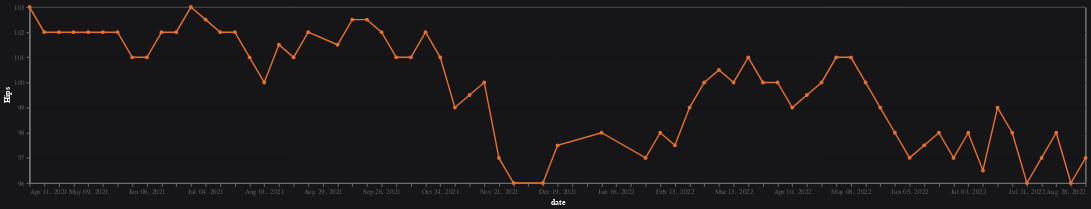

This figure's notebook cell:
### Code cell
# Hips
chart = single.make_chart(9)

chart

### Figure 1 — Vega-Lite specification as saved in the notebook (floating-point values rounded to 4 significant figures)
{"$schema": "https://vega.github.io/schema/vega-lite/v4.17.0.json", "config": {"axis": {"gridColor": "#131316", "labelColor": "#666666", "titleColor": "#ffffff"}, "background": "#161619", "view": {"continuousHeight": 300, "continuousWidth": 400}}, "data": {"name": "data-50839cea718c11a8570f898a363e1937"}, "datasets": {"data-50839cea718c11a8570f898a363e1937": [{"Hips": 103, "date": "2021-04-11T00:00:00"}, {"Hips": 102, "date": "2021-04-18T00:00:00"}, {"Hips": 102, "date": "2021-04-25T00:00:00"}, {"Hips": 102, "date": "2021-05-02T00:00:00"}, {"Hips": 102, "date": "2021-05-09T00:00:00"}, {"Hips": 102, "date": "2021-05-16T00:00:00"}, {"Hips": 102, "date": "2021-05-23T00:00:00"}, {"Hips": 101, "date": "2021-05-30T00:00:00"}, {"Hips": 101, "date": "2021-06-06T00:00:00"}, {"Hips": 102, "date": "2021-06-13T00:00:00"}, {"Hips": 102, "date": "2021-06-20T00:00:00"}, {"Hips": 103, "date": "2021-06-27T00:00:00"}, {"Hips": null, "date": "2021-07-04T00:00:00"}, {"Hips": 102, "date": "2021-07-11T00:00:00"}, {"Hips": 102, "date": "2021-07-18T00:00:00"}, {"Hips": 101, "date": "2021-07-25T00:00:00"}, {"Hips": 100, "date": "2021-08-01T00:00:00"}, {"Hips": 101.5, "date": "2021-08-08T00:00:00"}, {"Hips": 101, "date": "2021-08-15T00:00:00"}, {"Hips": 102, "date": "2021-08-22T00:00:00"}, {"Hips": 101.5, "date": "2021-09-05T00:00:00"}, {"Hips": 102.5, "date": "2021-09-12T00:00:00"}, {"Hips": 102.5, "date": "2021-09-19T00:00:00"}, {"Hips": 102, "date": "2021-09-26T00:00:00"}, {"Hips": 101, "date": "2021-10-03T00:00:00"}, {"Hips": 101, "date": "2021-10-10T00:00:00"}, {"Hips": 102, "date": "2021-10-17T00:00:00"}, {"Hips": 101, "date": "2021-10-24T00:00:00"}, {"Hips": 99, "date": "2021-10-31T00:00:00"}, {"Hips": 99.5, "date": "2021-11-07T00:00:00"}, {"Hips": 100, "date": "2021-11-14T00:00:00"}, {"Hips": 97, "date": "2021-11-21T00:00:00"}, {"Hips": 96, "date": "2021-11-28T00:00:00"}, {"Hips": 96, "date": "2021-12-12T00:00:00"}, {"Hips": 97.5, "date": "2021-12-19T00:00:00"}, {"Hips": 98, "date": "2022-01-09T00:00:00"}, {"Hips": 97, "date": "2022-01-30T00:00:00"}, {"Hips": 98, "date": "2022-02-06T00:00:00"}, {"Hips": 97.5, "date": "2022-02-13T00:00:00"}, {"Hips": 99, "date": "2022-02-20T00:00:00"}, {"Hips": 100, "date": "2022-02-27T00:00:00"}, {"Hips": 100.5, "date": "2022-03-06T00:00:00"}, {"Hips": 100, "date": "2022-03-13T00:00:00"}, {"Hips": 101, "date": "2022-03-20T00:00:00"}, {"Hips": 100, "date": "2022-03-27T00:00:00"}, {"Hips": 100, "date": "2022-04-03T00:00:00"}, {"Hips": 99, "date": "2022-04-10T00:00:00"}, {"Hips": null, "date": "2022-04-17T00:00:00"}, {"Hips": 100, "date": "2022-04-24T00:00:00"}, {"Hips": 101, "date": "2022-05-01T00:00:00"}, {"Hips": 101, "date": "2022-05-08T00:00:00"}, {"Hips": 100, "date": "2022-05-15T00:00:00"}, {"Hips": 99, "date": "2022-05-22T00:00:00"}, {"Hips": 98, "date": "2022-05-29T00:00:00"}, {"Hips": 97, "date": "2022-06-05T00:00:00"}, {"Hips": 97.5, "date": "2022-06-12T00:00:00"}, {"Hips": 98, "date": "2022-06-19T00:00:00"}, {"Hips": 97, "date": "2022-06-26T00:00:00"}, {"Hips": 98, "date": "2022-07-03T00:00:00"}, {"Hips": 96.5, "date": "2022-07-10T00:00:00"}, {"Hips": 99, "date": "2022-07-17T00:00:00"}, {"Hips": 98, "date": "2022-07-24T00:00:00"}, {"Hips": 96, "date": "2022-07-31T00:00:00"}, {"Hips": 97, "date": "2022-08-07T00:00:00"}, {"Hips": 98, "date": "2022-08-14T00:00:00"}, {"Hips": 96, "date": "2022-08-21T00:00:00"}, {"Hips": 97, "date": "2022-08-28T00:00:00"}]}, "encoding": {"color": {"value": "#e9702b"}, "x": {"axis": {"grid": false}, "field": "date", "sort": "-x", "timeUnit": "yearmonthdate", "title": "date", "type": "temporal"}, "y": {"field": "Hips", "impute": {"frame": [-1, 1], "method": "mean"}, "scale": {"zero": false}, "title": "Hips", "type": "quantitative"}}, "height": 250, "mark": {"point": true, "type": "line"}, "width": 1500}
